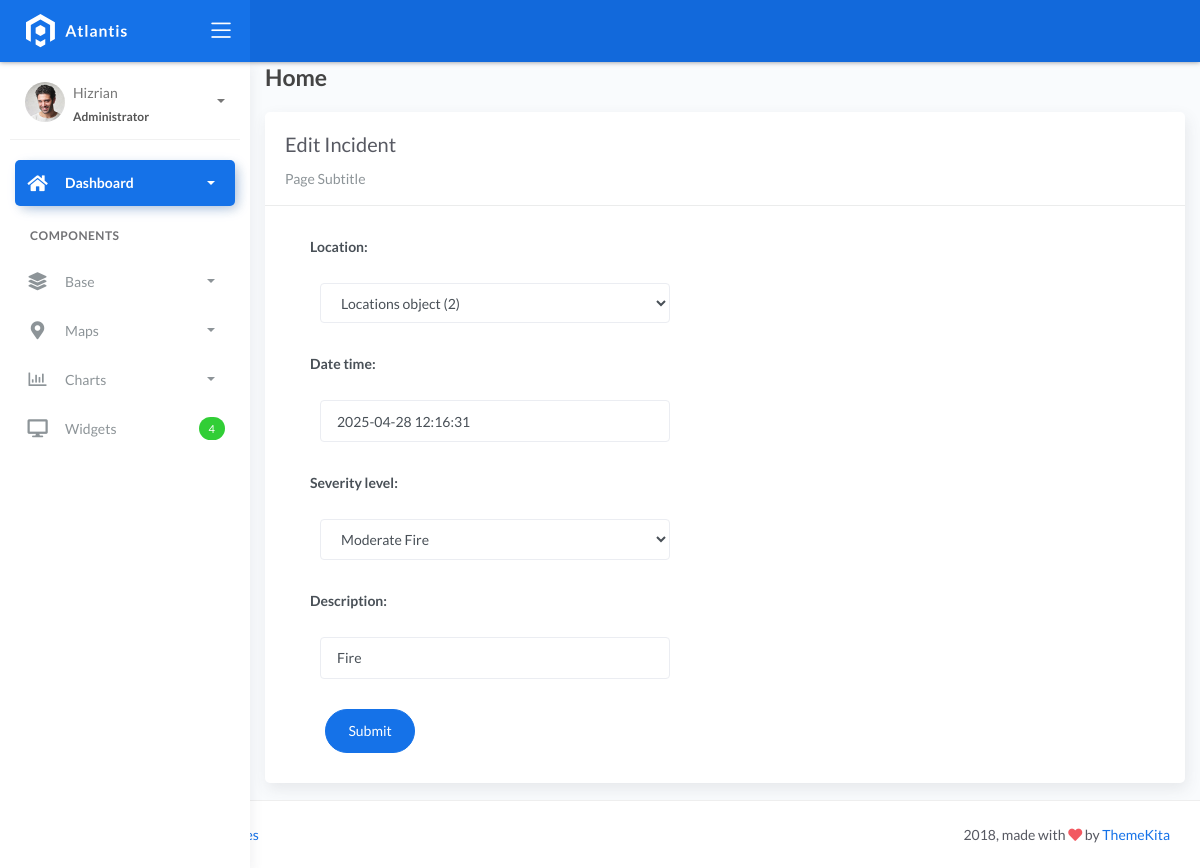
/incident_list/2, run on the app's committed database.
### fire/models.py (models this page shows)
class BaseModel(models.Model):
    created_at = models.DateTimeField(auto_now_add=True, db_index=True)
    updated_at = models.DateTimeField(auto_now=True)
    class Meta:
        abstract = True

class Incident(BaseModel):
    SEVERITY_CHOICES = (
        ('Minor Fire', 'Minor Fire'),
        ('Moderate Fire', 'Moderate Fire'),
        ('Major Fire', 'Major Fire'),
    )
    location = models.ForeignKey(Locations, on_delete=models.CASCADE)
    date_time = models.DateTimeField(blank=True, null=True)
    severity_level = models.CharField(max_length=45, choices=SEVERITY_CHOICES)
    description = models.CharField(max_length=250)

### fire/views.py (the view, shortened to what this page needs)
# urls.py: path('incident_list/<pk>',IncidentUpdateView.as_view(), name='incident-update'),
class IncidentUpdateView(UpdateView):
    model =Incident
    form_class = IncidentForm
    template_name = 'incident_edit.html'
    success_url = reverse_lazy('incident-list')

### fire/forms.py
class IncidentForm(ModelForm):
    class Meta:
        model = Incident
        fields = "__all__"

### templates/incident_edit.html
{% extends 'base.html' %} {% load static %} {% block content %}
<div class="content">
    <div class="container-fluid">
        <h4 class="page-title">Home</h4>
        <div class="row">
            <div class="col-md-12">
                <div class="card">
                    <div class="card-header">
                        <div class="card-title">Edit Incident</div>
                        <div class="card-category">Page Subtitle</div>
                    </div>
                    <div class="col-md-6">
                    <div class="card-body">
                        <form action="" method="post" novalidate>
                            {% csrf_token %} {% include 'includes/form.html' %}
                                <div class="form-group">
                                    <div class="col-md-12 col-sm-3">
                                        <button type="submit" class="btn btn-primary btn-rounded">Submit</button>
                                    </div>
                                </div>
                            </form>
                        </div>
                    </div>
                    </div>
                </div>
            </div>
        </div>
    </div>
</div>
{% endblock %}

### templates/includes/form.html (shortened to what this page needs)
{% load widget_tweaks %}
{% for field in form %}
<div class="field item form-group">
    <label>{{ field.label_tag }}</label>
  <div class="form-group">
    {% render_field field class="form-control" %}
  </div>
</div>
{% endfor %}

### data on the page
Incident: location "Locations object (2)" "2025-04-28 12:16:31" "Moderate Fire" "Fire"

### other printed values
{{ field.label_tag }} "Location:" "Date time:" "Severity level:" "Description:"
